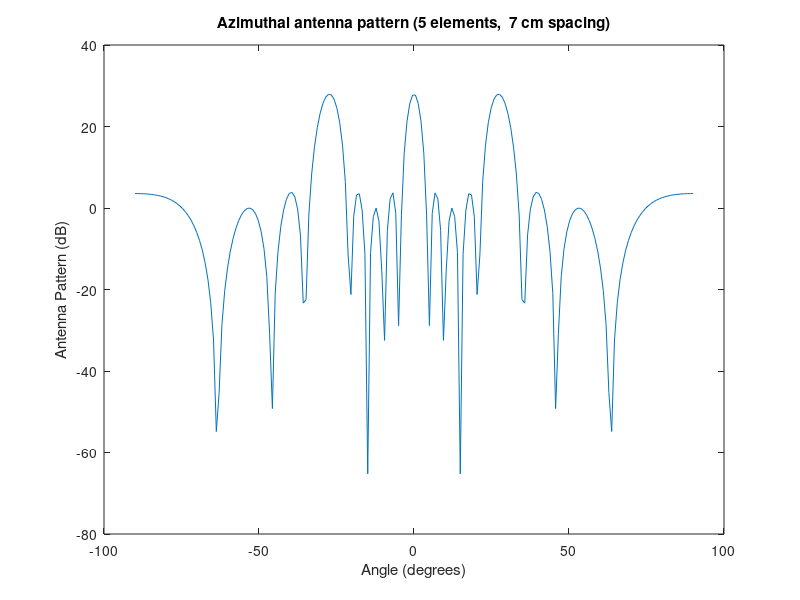

MATLAB code to generate this figure:
N = 200;
elements = 5;
lambda = .03;
a_0 = [0 0 0]';
w = hann(elements);
w = rectwin(elements);

spacing = .36/elements;
% delta = .36/11.0;
the_angle = 50*pi/180;

% =========================
% = no touchy beyond here =
% =========================
theta_x = linspace(-pi/2, pi/2, N);
theta_y = linspace(-pi/2, pi/2, N);

theta = atan(sqrt(tan(theta_x).^2+tan(theta_y).^2));
phi = atan(tan(theta_x)/tan(theta_y));

dn =  zeros(3, elements);
dn(1,1:elements) = spacing*[1:elements];
% dn(1,1:elements) = delta.*[0 1 4 9 11];


k = 2*pi/lambda;
a_r = [sin(theta)*cos(phi); sin(theta)*sin(phi);  cos(theta)];
E = [];
% loop through our angle
for ii=1:length(theta_x)
	tmp = 0;
	
	% now loop through all the elements
	for jj=1:elements
		% get the location of where we want the E-field to be computed
		a = a_r(:, ii) - a_0;
		tmp = tmp + w(jj)*exp(j*k*dot(a,dn(:,jj)));
	end
	E = [E tmp];
end

E_db = 10*log10((E.*conj(E)).^2);
% title_str = sprintf('Azimuthal antenna pattern (%i elements, uneven spacing)', elements);
title_str = sprintf('Azimuthal antenna pattern (%i elements, %2.0f cm spacing)', elements, spacing*100);
plot(theta_x*180/pi, E_db);
title(title_str);
xlabel('Angle (degrees)');
ylabel('Antenna Pattern (dB)');